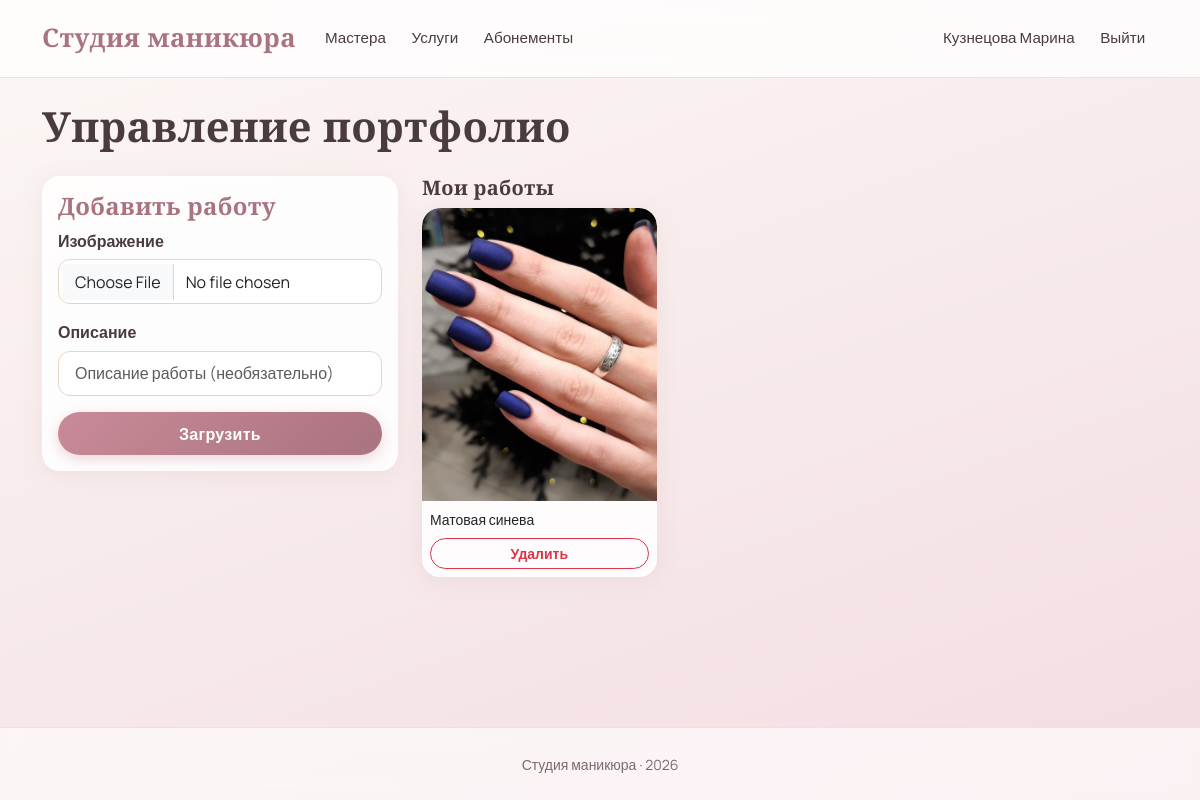
/portfolio/ (signed in), run on the app's committed database.
### accounts/models.py (models this page shows, shortened)
class User(AbstractUser):
    class Role(models.TextChoices):
        CLIENT = 'client', 'Клиент'
        MASTER = 'master', 'Мастер'
        ADMIN = 'admin', 'Администратор'
    role = models.CharField(
        'Роль',
        max_length=20,
        choices=Role.choices,
        default=Role.CLIENT,
    )
    email = models.EmailField('Эл. почта', unique=True)
    username = models.CharField(
        'Имя пользователя',
        max_length=150,
        unique=False,  # разрешаем повторяющиеся имена
    )
    full_name = models.CharField('ФИО', max_length=100, blank=True)
    phone = models.CharField('Телефон', max_length=20, blank=True)
    created_at = models.DateTimeField('Дата регистрации', auto_now_add=True)
    must_change_password = models.BooleanField(
        'Требуется смена пароля',
        default=False,
        help_text='Если включено, пользователь будет обязан сменить пароль при следующем входе.',
    )
    class Meta:
        verbose_name = 'Пользователь'
        verbose_name_plural = 'Пользователи'
    @property
    def display_name(self):
        if self.full_name:
            return self.full_name
        combined = f'{self.first_name} {self.last_name}'.strip()
        if combined:
            return combined
        return self.username
    @property
    def is_master(self):
        return self.role == self.Role.MASTER

### catalog/models.py (models this page shows, shortened)
class PortfolioPhoto(models.Model):
    master = models.ForeignKey(
        MasterProfile,
        on_delete=models.CASCADE,
        related_name='portfolio_photos',
        verbose_name='Мастер',
    )
    image = models.ImageField('Изображение', upload_to='portfolio/')
    description = models.TextField('Описание', blank=True)
    uploaded_at = models.DateTimeField('Дата загрузки', auto_now_add=True)
    class Meta:
        verbose_name = 'Фото портфолио'
        verbose_name_plural = 'Фото портфолио'
        ordering = ['-uploaded_at']

### catalog/views.py (the view)
# urls.py: path('portfolio/', views.portfolio_manage, name='portfolio_manage'),
@login_required
def portfolio_manage(request):
    if not request.user.is_master:
        messages.error(request, 'Доступно только мастерам.')
        return redirect('account')
    profile = request.user.master_profile
    if request.method == 'POST':
        form = PortfolioPhotoForm(request.POST, request.FILES)
        if form.is_valid():
            photo = form.save(commit=False)
            photo.master = profile
            photo.save()
            messages.success(request, 'Фотография добавлена в портфолио.')
            return redirect('portfolio_manage')
    else:
        form = PortfolioPhotoForm()
    photos = profile.portfolio_photos.all()
    return render(request, 'catalog/portfolio_manage.html', {
        'form': form,
        'photos': photos,
    })

### catalog/forms.py
class PortfolioPhotoForm(forms.ModelForm):
    class Meta:
        model = PortfolioPhoto
        fields = ('image', 'description')
        widgets = {
            'image': forms.ClearableFileInput(attrs={'class': 'form-control'}),
            'description': forms.TextInput(attrs={'class': 'form-control',
                                                  'placeholder': 'Описание работы (необязательно)'}),
        }

### templates/catalog/portfolio_manage.html (shortened to what this page needs)
{% extends 'base.html' %}
{% block content %}
<h1 class="mb-4">Управление портфолио</h1>
<div class="row">
    <div class="col-md-4">
        <div class="card mb-4">
            <div class="card-body">
                <h5 class="card-title">Добавить работу</h5>
                <form method="post" enctype="multipart/form-data">
                    {% for field in form %}
                        <div class="mb-3">
                            <label class="form-label">{{ field.label }}</label>
                            {{ field }}
                        </div>
                    {% endfor %}
                    <button type="submit" class="btn btn-dark w-100">Загрузить</button>
                </form>
            </div>
        </div>
    </div>
    <div class="col-md-8">
        <h5>Мои работы</h5>
        <div class="row g-3">
            {% for photo in photos %}
                <div class="col-6 col-md-4">
                    <div class="card">
                        <img src="{{ photo.image.url }}" class="card-img-top" alt="{{ photo.description }}">
                        <div class="card-body p-2">
                            {% if photo.description %}
                                <p class="card-text small mb-2">{{ photo.description }}</p>
                            {% endif %}
                            <form method="post" action="{% url 'portfolio_delete' photo.pk %}">
                                <button type="submit" class="btn btn-outline-danger btn-sm w-100">Удалить</button>
                            </form>
                        </div>
                    </div>
                </div>
            {% empty %}
                <p class="text-muted">Вы пока не загрузили ни одной работы.</p>
            {% endfor %}
        </div>
    </div>
</div>
{% endblock %}

### templates/base.html (shortened to what this page needs)
{% load static %}
<!DOCTYPE html>
<html lang="ru">
<head>
    <link href="https://cdn.jsdelivr.net/npm/bootstrap@5.3.3/dist/css/bootstrap.min.css" rel="stylesheet">
    <link href="{% static 'css/style.css' %}" rel="stylesheet">
</head>
<body>
<nav class="navbar navbar-expand-lg">
    <div class="container">
        <a class="navbar-brand" href="{% url 'home' %}">Студия маникюра</a>
        <div class="collapse navbar-collapse">
            <ul class="navbar-nav me-auto">
                <li class="nav-item"><a class="nav-link" href="{% url 'home' %}">Мастера</a></li>
                <li class="nav-item"><a class="nav-link" href="{% url 'service_list' %}">Услуги</a></li>
                <li class="nav-item"><a class="nav-link" href="{% url 'subscription_list' %}">Абонементы</a></li>
            </ul>
            <ul class="navbar-nav">
                {% if user.is_authenticated %}
                    <li class="nav-item"><a class="nav-link" href="{% url 'account' %}">{{ user.display_name }}</a></li>
                    <li class="nav-item">
                        <form action="{% url 'logout' %}" method="post" class="d-inline">
                            <button type="submit" class="btn btn-link nav-link">Выйти</button>
                        </form>
                    </li>
                {% else %}
                    <li class="nav-item"><a class="nav-link" href="{% url 'login' %}">Войти</a></li>
                    <li class="nav-item"><a class="nav-link" href="{% url 'register' %}">Регистрация</a></li>
                {% endif %}
            </ul>
        </div>
    </div>
</nav>
<main class="container my-4">
    {% block content %}{% endblock %}
</main>
<footer>
    <div class="container text-center">
        <small>Студия маникюра · 2026</small>
    </div>
</footer>
</body>
</html>

### static/css/style.css (style rules this page uses)
:root { --cream: #FBF7F4; --blush: #F3DDE2; --rose: #E8B4BC; --rose-deep: #C98A98; --mauve: #A9737F; --beige: #EFE6DD; --beige-warm: #E5D5C5; --ink: #4A3B3F; --ink-soft: #7A6A6E; --white: #FFFFFF; --shadow-soft: 0 10px 40px rgba(169, 115, 127, 0.12); --shadow-card: 0 4px 24px rgba(169, 115, 127, 0.10); --shadow-hover: 0 16px 48px rgba(169, 115, 127, 0.20); --radius: 18px; --radius-sm: 12px; }
html, body { height: 100%; }
body { display: flex; flex-direction: column; min-height: 100vh; margin: 0; font-family: 'Manrope', sans-serif; color: var(--ink); background: linear-gradient(160deg, var(--cream) 0%, var(--blush) 100%); background-attachment: fixed; }
main { flex: 1 0 auto; }
footer { flex-shrink: 0; }
h1, h2, h3, h4, h5, .display-4 { font-family: 'Cormorant Garamond', serif; font-weight: 600; color: var(--ink); letter-spacing: 0.3px; }
h1 { font-size: 2.6rem; }
.navbar { background: rgba(255, 255, 255, 0.75) !important; backdrop-filter: blur(12px); border-bottom: 1px solid var(--blush) !important; padding-top: 0.9rem; padding-bottom: 0.9rem; }
.navbar-brand { font-family: 'Cormorant Garamond', serif; font-size: 1.6rem !important; font-weight: 700 !important; color: var(--mauve) !important; letter-spacing: 0.5px; }
.navbar .nav-link { color: var(--ink) !important; font-weight: 500; font-size: 0.95rem; margin: 0 0.3rem; transition: color 0.2s ease; }
.btn-dark { background: linear-gradient(135deg, var(--rose-deep) 0%, var(--mauve) 100%); border: none; border-radius: 50px; padding: 0.6rem 1.6rem; font-weight: 600; letter-spacing: 0.3px; box-shadow: 0 4px 14px rgba(201, 138, 152, 0.35); transition: transform 0.2s ease, box-shadow 0.2s ease; }
.btn-outline-danger { border-radius: 50px; font-weight: 600; }
.btn-link { color: var(--mauve); text-decoration: none; font-weight: 500; }
.card { border: none; border-radius: var(--radius); background: rgba(255, 255, 255, 0.85); backdrop-filter: blur(6px); box-shadow: var(--shadow-card); overflow: hidden; transition: transform 0.3s ease, box-shadow 0.3s ease; }
.card-title { font-family: 'Cormorant Garamond', serif; font-size: 1.5rem; font-weight: 600; color: var(--mauve); }
.card-img-top { border-top-left-radius: var(--radius); border-top-right-radius: var(--radius); }
.form-control, .form-select { border: 1.5px solid var(--beige-warm); border-radius: var(--radius-sm); padding: 0.6rem 1rem; background: rgba(255, 255, 255, 0.9); transition: border-color 0.2s ease, box-shadow 0.2s ease; }
.form-label { font-weight: 600; color: var(--ink); margin-bottom: 0.4rem; }
footer { background: rgba(255, 255, 255, 0.6) !important; backdrop-filter: blur(10px); border-top: 1px solid var(--blush) !important; padding: 1.5rem 0; color: var(--ink-soft); }

### data on the page
User: display_name "Кузнецова Марина"
PortfolioPhoto: image (picture), description "Матовая синева"

### other printed values
{{ field.label }} "Изображение" "Описание"
